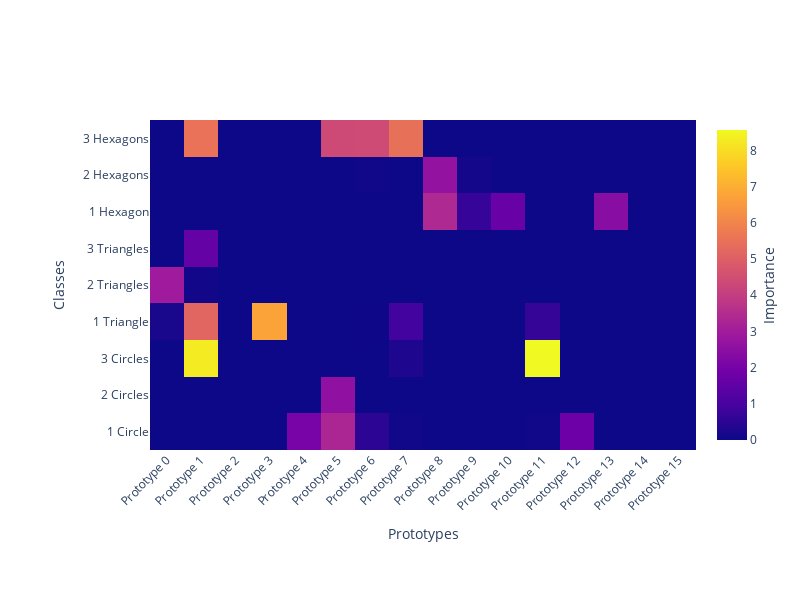

This figure's notebook cell:
### Code cell
show_global_explanation(net, classes, output_path=run_vis_dir)

### Figure 1 — Plotly figure (JSON) as saved in the notebook; plotly's stock layout.template omitted (floating-point values rounded to 4 significant figures; data arrays with more than 128 entries replaced by an {"elided": "..."} marker saying what was removed)
{"data": [{"colorbar": {"title": {"side": "right", "text": "Importance"}}, "colorscale": [[0, "#0d0887"], [0.1111, "#46039f"], [0.2222, "#7201a8"], [0.3333, "#9c179e"], [0.4444, "#bd3786"], [0.5556, "#d8576b"], [0.6667, "#ed7953"], [0.7778, "#fb9f3a"], [0.8889, "#fdca26"], [1, "#f0f921"]], "hoverongaps": false, "hovertemplate": "Class: %{y}<br>%{x}<br>Importance: %{z:.3f}<extra></extra>", "type": "heatmap", "x": ["Prototype 0", "Prototype 1", "Prototype 2", "Prototype 3", "Prototype 4", "Prototype 5", "Prototype 6", "Prototype 7", "Prototype 8", "Prototype 9", "Prototype 10", "Prototype 11", "Prototype 12", "Prototype 13", "Prototype 14", "Prototype 15"], "y": ["1 Circle", "2 Circles", "3 Circles", "1 Triangle", "2 Triangles", "3 Triangles", "1 Hexagon", "2 Hexagons", "3 Hexagons"], "z": {"elided": "9x16 float values"}}], "layout": {"height": 600, "margin": {"b": 150, "l": 150, "r": 50, "t": 120}, "width": 800, "xaxis": {"tickangle": -45, "title": {"text": "Prototypes"}}, "yaxis": {"title": {"text": "Classes"}}}}
